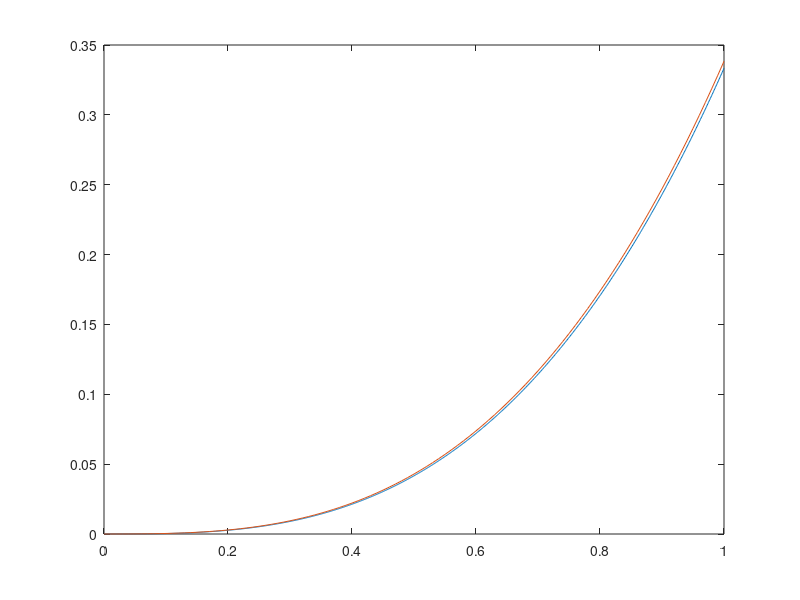

Reproduce this figure in MATLAB.
%%%%%%%%%%%%%%%%%%%%%%%%%%%%%%%%%%%%%%%
%    Here we are solving simple ODE   %                                       
%              y'(x)=f(x)             %   
%              y'(0)=const            %       
%        with initial condition       %
%                                     % 
%%%%%%%%%%%%%%%%%%%%%%%%%%%%%%%%%%%%%%%  
% Written by Ali Hagverdiyev

clc; clear all; close all;

                                         

N=100;  % Number of points

h=1/N;  % Numerical Step

x=[0:h:1]; % Points on x-axis

xx=[0:0.001:1]

f=@(x) x.^2; % Function on the right hand side of y'

y_exact=@(x) x.^3/3; % Here we just compute by hand our exact solution just to compare

y_old=0;

y(1)=0;  % Here we assign our initial condition y(0)=const in particular for our code we have y(0)=0

for i=1:N

y_new=y_old+ h*(i*h)^2;

y_old=y_new;

y(i+1)=y_new;

end



plot(xx,y_exact(xx)); % Plot exact solution 'Blue' Plot

hold on

plot(x,y);   % plot numerical solution 'Red' Plot



